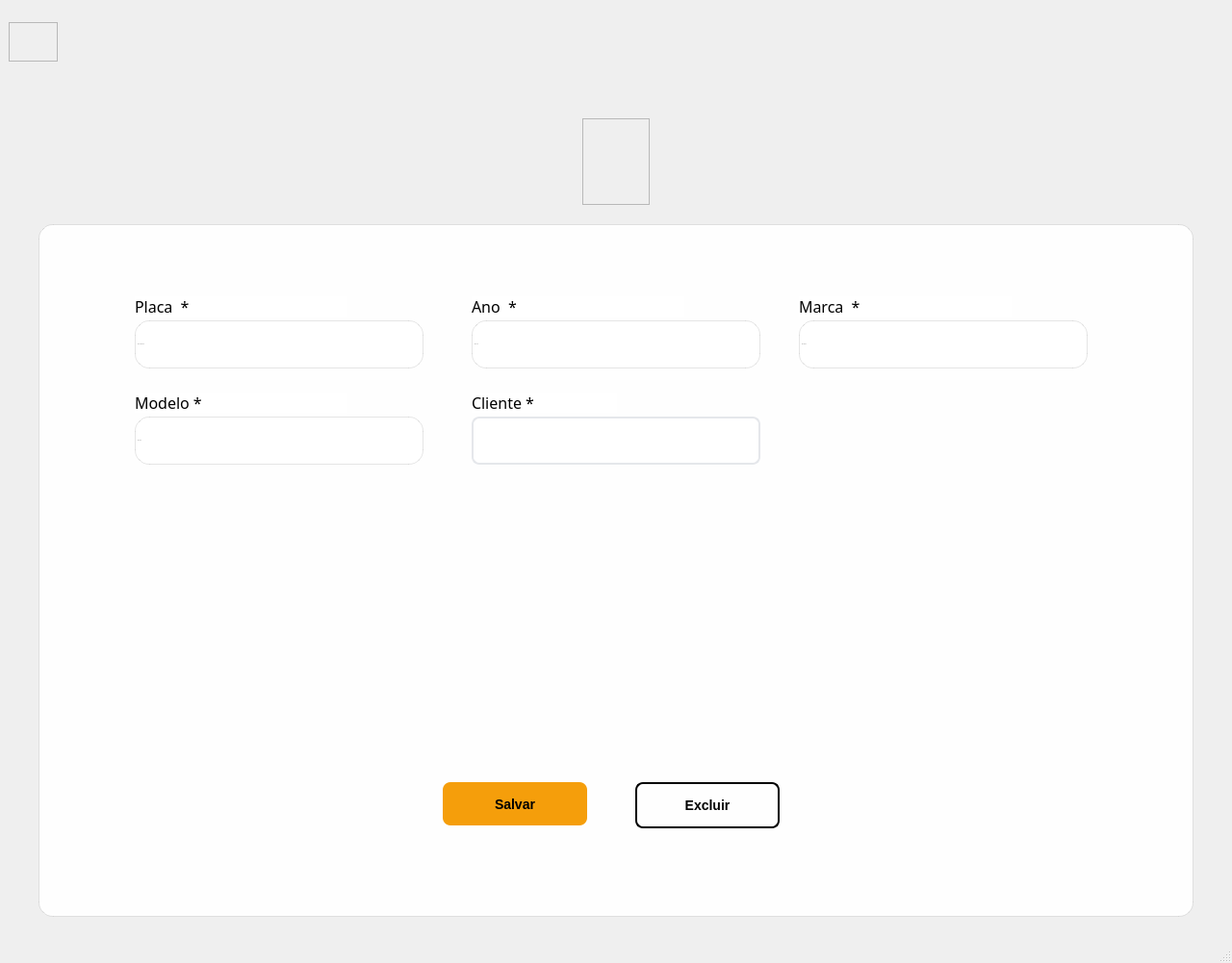
<?xml version="1.0" encoding="UTF-8"?>
<ui version="4.0">
 <class>MainWindow</class>
 <widget class="QMainWindow" name="MainWindow">
  <property name="geometry">
   <rect>
    <x>0</x>
    <y>0</y>
    <width>1280</width>
    <height>1001</height>
   </rect>
  </property>
  <property name="windowTitle">
   <string>MainWindow</string>
  </property>
  <widget class="QWidget" name="centralwidget">
   <layout class="QVBoxLayout" name="verticalLayout">
    <item>
     <widget class="QWidget" name="widget" native="true">
      <property name="minimumSize">
       <size>
        <width>50</width>
        <height>40</height>
       </size>
      </property>
      <property name="maximumSize">
       <size>
        <width>16777215</width>
        <height>80</height>
       </size>
      </property>
      <widget class="QFrame" name="frame_3">
       <property name="geometry">
        <rect>
         <x>0</x>
         <y>0</y>
         <width>51</width>
         <height>41</height>
        </rect>
       </property>
       <property name="frameShape">
        <enum>QFrame::StyledPanel</enum>
       </property>
       <property name="frameShadow">
        <enum>QFrame::Raised</enum>
       </property>
       <widget class="QPushButton" name="pushButton_3">
        <property name="geometry">
         <rect>
          <x>0</x>
          <y>0</y>
          <width>51</width>
          <height>41</height>
         </rect>
        </property>
        <property name="cursor">
         <cursorShape>PointingHandCursor</cursorShape>
        </property>
        <property name="styleSheet">
         <string notr="true">QPushButton{
background: transparent;
border: none;
}</string>
        </property>
        <property name="text">
         <string/>
        </property>
        <property name="icon">
         <iconset>
          <normaloff>../imagem/icons/back.png</normaloff>../imagem/icons/back.png</iconset>
        </property>
        <property name="iconSize">
         <size>
          <width>32</width>
          <height>32</height>
         </size>
        </property>
        <property name="flat">
         <bool>false</bool>
        </property>
       </widget>
      </widget>
     </widget>
    </item>
    <item alignment="Qt::AlignHCenter">
     <widget class="QFrame" name="frame_4">
      <property name="minimumSize">
       <size>
        <width>70</width>
        <height>90</height>
       </size>
      </property>
      <property name="maximumSize">
       <size>
        <width>70</width>
        <height>90</height>
       </size>
      </property>
      <property name="frameShape">
       <enum>QFrame::StyledPanel</enum>
      </property>
      <property name="frameShadow">
       <enum>QFrame::Raised</enum>
      </property>
      <widget class="QLabel" name="label_3">
       <property name="geometry">
        <rect>
         <x>0</x>
         <y>0</y>
         <width>70</width>
         <height>90</height>
        </rect>
       </property>
       <property name="minimumSize">
        <size>
         <width>0</width>
         <height>0</height>
        </size>
       </property>
       <property name="maximumSize">
        <size>
         <width>1000</width>
         <height>1000</height>
        </size>
       </property>
       <property name="text">
        <string/>
       </property>
       <property name="pixmap">
        <pixmap>../imagem/MOTORMAX-LGO.png</pixmap>
       </property>
       <property name="scaledContents">
        <bool>true</bool>
       </property>
      </widget>
     </widget>
    </item>
    <item alignment="Qt::AlignHCenter">
     <widget class="QFrame" name="frame_2">
      <property name="minimumSize">
       <size>
        <width>1200</width>
        <height>720</height>
       </size>
      </property>
      <property name="maximumSize">
       <size>
        <width>1200</width>
        <height>720</height>
       </size>
      </property>
      <property name="styleSheet">
       <string notr="true">background-color: rgba(255, 255, 255, 240);
border-radius: 15px;
border: 1px solid rgba(0, 0, 0,0.1); </string>
      </property>
      <property name="frameShape">
       <enum>QFrame::Panel</enum>
      </property>
      <property name="frameShadow">
       <enum>QFrame::Raised</enum>
      </property>
      <widget class="QPushButton" name="pushButton">
       <property name="geometry">
        <rect>
         <x>420</x>
         <y>580</y>
         <width>150</width>
         <height>45</height>
        </rect>
       </property>
       <property name="font">
        <font>
         <pointsize>-1</pointsize>
         <weight>75</weight>
         <bold>true</bold>
        </font>
       </property>
       <property name="cursor">
        <cursorShape>PointingHandCursor</cursorShape>
       </property>
       <property name="styleSheet">
        <string notr="true">QPushButton{
background-color: #f59e0b;
color: black;
border: none;
border-radius: 8px;
padding: 12px;
font-size: 14px;
font-weight: bold;
min-height: 20px;
}

QPushButton:hover{
background-color: #d97706;
}

QPushButton:pressed{
background-color: #b45309;
}

QPushButton:disable{
background-color: #582503;
}</string>
       </property>
       <property name="text">
        <string>Salvar</string>
       </property>
      </widget>
      <widget class="QLabel" name="label_4">
       <property name="geometry">
        <rect>
         <x>100</x>
         <y>75</y>
         <width>221</width>
         <height>21</height>
        </rect>
       </property>
       <property name="font">
        <font>
         <family>Rockwell</family>
         <pointsize>12</pointsize>
         <kerning>true</kerning>
        </font>
       </property>
       <property name="styleSheet">
        <string notr="true">border: none;</string>
       </property>
       <property name="text">
        <string>Placa  *</string>
       </property>
      </widget>
      <widget class="QPushButton" name="pushButton_2">
       <property name="geometry">
        <rect>
         <x>620</x>
         <y>580</y>
         <width>150</width>
         <height>48</height>
        </rect>
       </property>
       <property name="font">
        <font>
         <pointsize>-1</pointsize>
         <weight>75</weight>
         <bold>true</bold>
        </font>
       </property>
       <property name="cursor">
        <cursorShape>PointingHandCursor</cursorShape>
       </property>
       <property name="styleSheet">
        <string notr="true">QPushButton{
background-color: transparent;
color: Black;
border: 2px solid;
border-radius: 8px;
padding: 12px;
font-size: 14px;
font-weight: bold;
min-height: 20px;
}

QPushButton:hover{
background-color: rgb(234, 227, 174);
}

QPushButton:Pressed{
background-color: rgb(210, 203, 150);
}</string>
       </property>
       <property name="text">
        <string>Excluir</string>
       </property>
      </widget>
      <widget class="QLabel" name="label_6">
       <property name="geometry">
        <rect>
         <x>450</x>
         <y>175</y>
         <width>151</width>
         <height>21</height>
        </rect>
       </property>
       <property name="font">
        <font>
         <family>Rockwell</family>
         <pointsize>12</pointsize>
         <kerning>true</kerning>
        </font>
       </property>
       <property name="styleSheet">
        <string notr="true">border: none;</string>
       </property>
       <property name="text">
        <string>Cliente *</string>
       </property>
      </widget>
      <widget class="QComboBox" name="comboBox">
       <property name="geometry">
        <rect>
         <x>450</x>
         <y>200</y>
         <width>300</width>
         <height>50</height>
        </rect>
       </property>
       <property name="styleSheet">
        <string notr="true">QComboBox {
border: 2px solid #e5e7eb;
border-radius: 8px;
padding: 12px;
font-size: 14px;
color: #374151;
}
QComboBox:hover{
background-color: rgb(234, 236, 240);
}

QComboBox:focus{
border: 2px solid #7f8082;
}

QComboBox::drop-down {
border: none;
}

QComboBox::down-arrow {
image: url(/imagem/icons/arrow-down.png);
width: 18px;
height: 18px;
right: 6px;
}</string>
       </property>
       <property name="currentIndex">
        <number>-1</number>
       </property>
       <property name="maxVisibleItems">
        <number>5</number>
       </property>
       <property name="insertPolicy">
        <enum>QComboBox::InsertAtCurrent</enum>
       </property>
       <property name="minimumContentsLength">
        <number>0</number>
       </property>
      </widget>
      <widget class="QLineEdit" name="lineEdit_5">
       <property name="geometry">
        <rect>
         <x>100</x>
         <y>100</y>
         <width>300</width>
         <height>50</height>
        </rect>
       </property>
       <property name="font">
        <font>
         <pointsize>-1</pointsize>
        </font>
       </property>
       <property name="styleSheet">
        <string notr="true">QLineEdit[echoMode=&quot;2&quot;], QLineEdit[echoMode=&quot;0&quot;] {
                border: 2px solid #e5e7eb;
                border-radius: 8px;
                padding: 12px;
                font-size: 14px;
                color: #374151;
            }
QLineEdit:focus{
border: 2px solid #7f8082;
}

QLineEdit:hover{
background-color: rgb(234, 236, 240);
}</string>
       </property>
       <property name="echoMode">
        <enum>QLineEdit::Normal</enum>
       </property>
       <property name="alignment">
        <set>Qt::AlignLeading|Qt::AlignLeft|Qt::AlignVCenter</set>
       </property>
       <property name="placeholderText">
        <string>Ex: OTM 2x222</string>
       </property>
      </widget>
      <widget class="QLabel" name="label_5">
       <property name="geometry">
        <rect>
         <x>450</x>
         <y>75</y>
         <width>221</width>
         <height>21</height>
        </rect>
       </property>
       <property name="font">
        <font>
         <family>Rockwell</family>
         <pointsize>12</pointsize>
         <kerning>true</kerning>
        </font>
       </property>
       <property name="styleSheet">
        <string notr="true">border: none;</string>
       </property>
       <property name="text">
        <string>Ano  *</string>
       </property>
      </widget>
      <widget class="QLineEdit" name="lineEdit_6">
       <property name="geometry">
        <rect>
         <x>450</x>
         <y>100</y>
         <width>300</width>
         <height>50</height>
        </rect>
       </property>
       <property name="font">
        <font>
         <pointsize>-1</pointsize>
        </font>
       </property>
       <property name="styleSheet">
        <string notr="true">QLineEdit[echoMode=&quot;2&quot;], QLineEdit[echoMode=&quot;0&quot;] {
                border: 2px solid #e5e7eb;
                border-radius: 8px;
                padding: 12px;
                font-size: 14px;
                color: #374151;
            }
QLineEdit:focus{
border: 2px solid #7f8082;
}

QLineEdit:hover{
background-color: rgb(234, 236, 240);
}</string>
       </property>
       <property name="echoMode">
        <enum>QLineEdit::Normal</enum>
       </property>
       <property name="alignment">
        <set>Qt::AlignLeading|Qt::AlignLeft|Qt::AlignVCenter</set>
       </property>
       <property name="placeholderText">
        <string>Ex: 2012</string>
       </property>
      </widget>
      <widget class="QLabel" name="label_7">
       <property name="geometry">
        <rect>
         <x>790</x>
         <y>75</y>
         <width>221</width>
         <height>21</height>
        </rect>
       </property>
       <property name="font">
        <font>
         <family>Rockwell</family>
         <pointsize>12</pointsize>
         <kerning>true</kerning>
        </font>
       </property>
       <property name="styleSheet">
        <string notr="true">border: none;</string>
       </property>
       <property name="text">
        <string>Marca  *</string>
       </property>
      </widget>
      <widget class="QLineEdit" name="lineEdit_7">
       <property name="geometry">
        <rect>
         <x>790</x>
         <y>100</y>
         <width>300</width>
         <height>50</height>
        </rect>
       </property>
       <property name="font">
        <font>
         <pointsize>-1</pointsize>
        </font>
       </property>
       <property name="styleSheet">
        <string notr="true">QLineEdit[echoMode=&quot;2&quot;], QLineEdit[echoMode=&quot;0&quot;] {
                border: 2px solid #e5e7eb;
                border-radius: 8px;
                padding: 12px;
                font-size: 14px;
                color: #374151;
            }
QLineEdit:focus{
border: 2px solid #7f8082;
}

QLineEdit:hover{
background-color: rgb(234, 236, 240);
}</string>
       </property>
       <property name="echoMode">
        <enum>QLineEdit::Normal</enum>
       </property>
       <property name="alignment">
        <set>Qt::AlignLeading|Qt::AlignLeft|Qt::AlignVCenter</set>
       </property>
       <property name="placeholderText">
        <string>Ex: Honda</string>
       </property>
      </widget>
      <widget class="QLineEdit" name="lineEdit_8">
       <property name="geometry">
        <rect>
         <x>100</x>
         <y>200</y>
         <width>300</width>
         <height>50</height>
        </rect>
       </property>
       <property name="font">
        <font>
         <pointsize>-1</pointsize>
        </font>
       </property>
       <property name="styleSheet">
        <string notr="true">QLineEdit[echoMode=&quot;2&quot;], QLineEdit[echoMode=&quot;0&quot;] {
                border: 2px solid #e5e7eb;
                border-radius: 8px;
                padding: 12px;
                font-size: 14px;
                color: #374151;
            }
QLineEdit:focus{
border: 2px solid #7f8082;
}

QLineEdit:hover{
background-color: rgb(234, 236, 240);
}</string>
       </property>
       <property name="echoMode">
        <enum>QLineEdit::Normal</enum>
       </property>
       <property name="alignment">
        <set>Qt::AlignLeading|Qt::AlignLeft|Qt::AlignVCenter</set>
       </property>
       <property name="placeholderText">
        <string>Ex: Civic</string>
       </property>
      </widget>
      <widget class="QLabel" name="label_8">
       <property name="geometry">
        <rect>
         <x>100</x>
         <y>175</y>
         <width>221</width>
         <height>21</height>
        </rect>
       </property>
       <property name="font">
        <font>
         <family>Rockwell</family>
         <pointsize>12</pointsize>
         <kerning>true</kerning>
        </font>
       </property>
       <property name="styleSheet">
        <string notr="true">border: none;</string>
       </property>
       <property name="text">
        <string>Modelo *</string>
       </property>
      </widget>
     </widget>
    </item>
   </layout>
  </widget>
  <widget class="QMenuBar" name="menubar">
   <property name="geometry">
    <rect>
     <x>0</x>
     <y>0</y>
     <width>1280</width>
     <height>21</height>
    </rect>
   </property>
  </widget>
  <widget class="QStatusBar" name="statusbar"/>
 </widget>
 <resources/>
 <connections/>
</ui>
